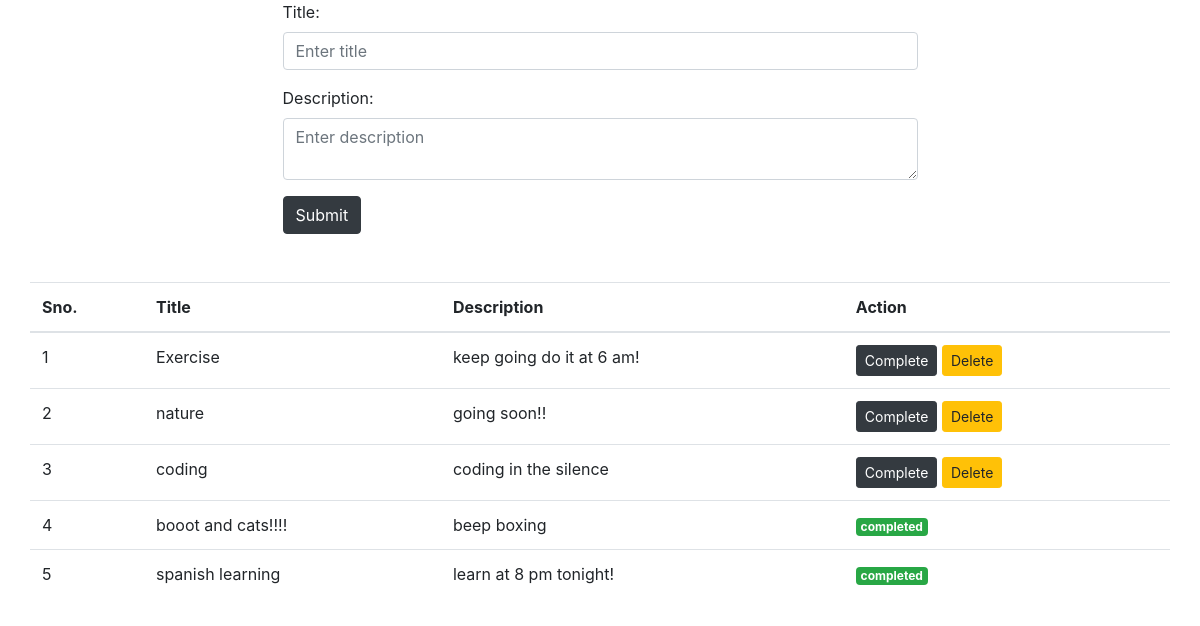
The page / on the database its author committed.
### app/models.py (models this page shows, shortened)
class Todo(models.Model):
    title=models.CharField(max_length=300)
    description=models.TextField()
    completed=models.BooleanField(default=False)

### app/views.py (the view)
# urls.py: path('',views.todo_list,name='index'),
def todo_list(request):
    todos = Todo.objects.all().order_by('-id')
    return render(request,'index.html',{'todos':todos})

### app/templates/index.html (shortened to what this page needs)
<!DOCTYPE html>
<html lang="en">
<head>
  <link rel="stylesheet" href="https://cdn.jsdelivr.net/npm/bootstrap@4.6.2/dist/css/bootstrap.min.css">
</head>
<body>
<div class="container">
    <div class="row justify-content-center">
        <div class="col-sm-7">
            <form action="{% url 'create_todo' %}" method="POST">
                <div class="form-group">
                  <label for="title">Title:</label>
                  <input type="text" class="form-control" id="title" placeholder="Enter title" name="title">
                </div>
                <div class="form-group">
                  <label for="description">Description:</label>
                    <textarea class="form-control" id="description" placeholder="Enter description" name="description"></textarea>
                </div>
                <button type="submit" class="btn btn-dark">Submit</button>
              </form>
        </div>
        <table class="table mt-5">
    <thead>
      <tr>
        <th>Sno.</th>
        <th>Title</th>
        <th>Description</th>
        <th>Action</th>
      </tr>
    </thead>
    <tbody>
        {% for todo in todos %}
      <tr>
        <td>{{forloop.counter}}</td>
        <td>{{todo.title}}</td>
        <td>{{todo.description}}</td>
        <td>
            {% if todo.completed %}
            <span class="badge badge-success">completed</span>
            {% else %}
            <a class="btn btn-sm btn-dark" href="{% url 'complete_todo' todo.pk %}">Complete</a>
            <a class="btn btn-sm btn-warning" href="{% url 'delete_todo' todo.pk %}">Delete</a>
            {% endif %}
        </td>
      </tr>
    {% endfor %}
    </tbody>
  </table>
    </div>
</div>
</body>
</html>

### rows shown on the page
Todo: title "Exercise", description "keep going do it at 6 am!", completed "Complete"
Todo: title "nature", description "going soon!!", completed "Complete"
Todo: title "coding", description "coding in the silence", completed "Complete"
Todo: title "booot and cats!!!!", description "beep boxing", completed "completed"
Todo: title "spanish learning", description "learn at 8 pm tonight!", completed "completed"
